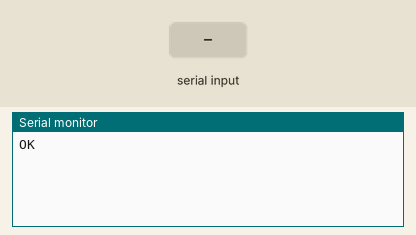
Simulated run of this sketch. Board: Arduino Leonardo, built with avr-gcc and run on an emulated ATmega32U4. Parts: the last lines printed to the serial monitor. The inputs (shaded band) are chosen by the test bench. The modem accepts every AT command (registered, SIM ready, sends succeed) and sends nothing else.

Above: at 5.2 s.
5.3 s: "1" received over Serial
At 7.4 s:
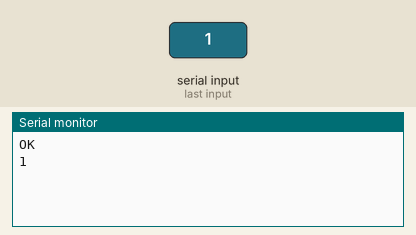
7.7 s: "0" received over the second serial link
At 9.0 s:
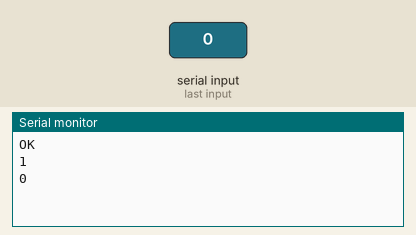
9.2 s: "2" received over Serial
At 9.9 s:
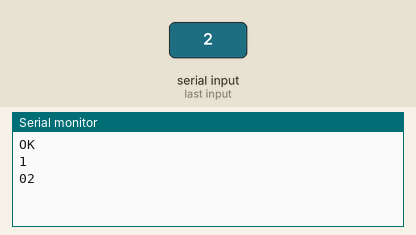

Measured:
- after the input at 5.3 s, the serial monitor: prints a new line after 0.90 s (image 1)
- after the input at 7.7 s, the serial monitor: prints a new line after 0.50 s (image 2)
- after the input at 9.2 s, the serial monitor: prints a new line after 0.20 s (image 3)

The sketch:

esp_01.ino
```cpp
void setup()
{
  Serial.begin(115200);
  delay(2000);
  Serial1.begin(115200);
  delay(2000);
  while (!Serial1)
    delay(10); // will pause Zero, Leonardo, etc until serial console opens
  Serial1.println("AT+GMR\r\n");
}

void loop(){
  if(Serial1.available()){
    while(Serial1.available()){
      char c = Serial1.read(); // read the next character.
      Serial.write(c);
    }
  }
  if(Serial.available()) // check if connection through Serial Monitor from computer is available
  {
    // the following delay is required because otherwise the arduino will read the first letter of the command but not the rest
    // In other words without the delay if you use AT+RST, for example, the Arduino will read the letter A send it, then read the rest and send it
    // but we want to send everything at the same time.
    delay(200);

    String command="";

    while(Serial.available()) // read the command character by character
    {
      command+=(char)Serial.read();
    }
    Serial.println(command);
    Serial1.println(command); // send the read character to the Esp module
  }
  delay(1000);

}
```
